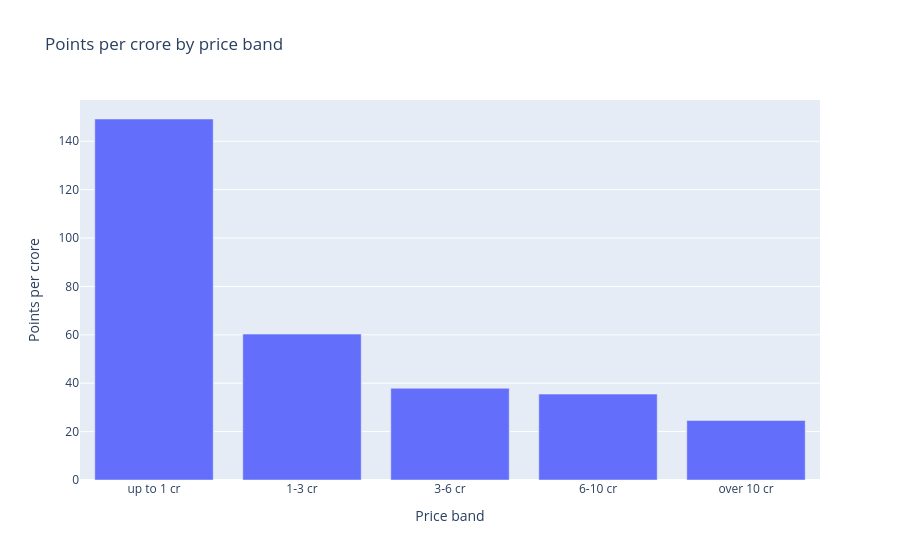

The notebook cell this image was saved under:
### Markdown cell above
Cell 5: What do the price bands buy?

### Code cell
# Bands include their upper value: (0,1], (1,3], (3,6], (6,10], (10,100]
bands = pd.cut(master["price_cr"], bins=[0, 1, 3, 6, 10, 100],
               labels=["up to 1 cr", "1-3 cr", "3-6 cr", "6-10 cr", "over 10 cr"])
band_tbl = master.groupby(bands, observed=True).agg(
    purchases=("player_name", "count"),
    played_pct=("played", lambda s: round(s.mean() * 100)),
    median_points=("points", "median"),
    total_points=("points", "sum"),
    total_spend_cr=("price_cr", "sum"),
)
band_tbl["points_per_crore"] = (band_tbl["total_points"] / band_tbl["total_spend_cr"]).round(1)
print(band_tbl.round(1).to_string())

fig = px.bar(band_tbl.reset_index(), x="price_cr", y="points_per_crore",
             title="Points per crore by price band", labels={"price_cr": "Price band", "points_per_crore": "Points per crore"})
fig.show()

### Figure 1 — Plotly figure (JSON) as saved in the notebook; plotly's stock layout.template omitted (floating-point values rounded to 4 significant figures)
{"data": [{"hovertemplate": "Price band=%{x}<br>Points per crore=%{y}<extra></extra>", "legendgroup": "", "marker": {"color": "#636efa", "pattern": {"shape": ""}}, "name": "", "orientation": "v", "showlegend": false, "textposition": "auto", "type": "bar", "x": ["up to 1 cr", "1-3 cr", "3-6 cr", "6-10 cr", "over 10 cr"], "xaxis": "x", "y": [149.2, 60.3, 37.9, 35.5, 24.6], "yaxis": "y"}], "layout": {"barmode": "relative", "legend": {"tracegroupgap": 0}, "title": {"text": "Points per crore by price band"}, "xaxis": {"anchor": "y", "domain": [0, 1], "title": {"text": "Price band"}}, "yaxis": {"anchor": "x", "domain": [0, 1], "title": {"text": "Points per crore"}}}}
